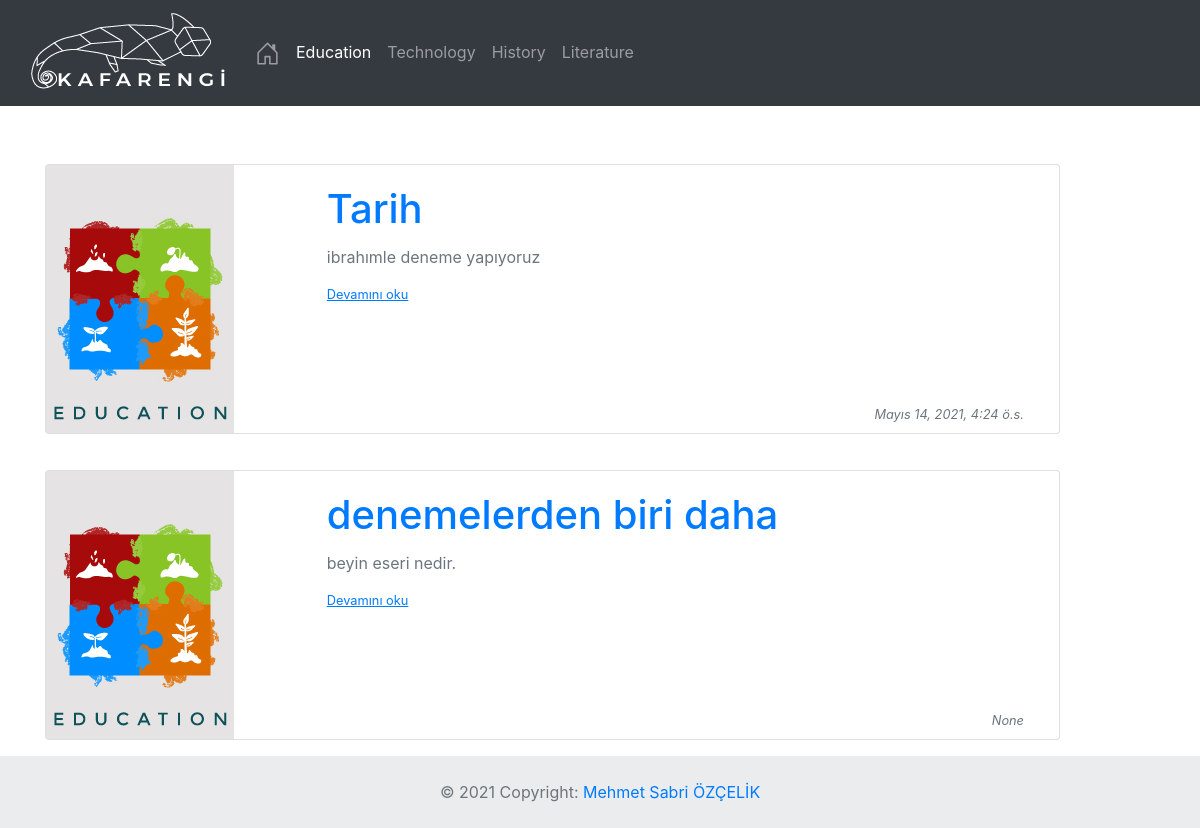
Page /egitim on the committed database.
### blog/models.py (models this page shows, shortened)
class Post(models.Model):
    imagedesc = models.CharField(max_length=100, verbose_name='resim')
    date_created = models.DateTimeField(auto_now_add=True)
    description = models.TextField()
    title = models.CharField(max_length=200)
    author = models.ForeignKey(
        'auth.User', on_delete=models.CASCADE,
    )
    body = RichTextUploadingField()
    def get_image_path(self):
        return '/img/' + str(self.imagedesc)

### blog/views.py (the view)
# urls.py: path('egitim', BlogListViewEgitim.as_view(), name = 'egitim'),
class BlogListViewEgitim(ListView):
    model = Post
    template_name='pages/egitim.html'
    ordering = ['-id']

### templates/pages/egitim.html (shortened to what this page needs)
{% extends 'layout.html' %}
{% load static %}
{% block content %}
{% for post in object_list %}
    {% if post.imagedesc == 'egitim.jpg' %}
                <div  class="row" style="margin-top:20px;">
                    <div class="col-md-11">
                        <div class="card-mb-3">
                            <div class="card mb-3">
                                <div class="row">
                                    <div class="col-md-3">
                                        <img src="{% static post.get_image_path %}">
                                    </div>
                                    <div class="col-md-9">
                                        <div class="card-body">
                                            <div class="card-title"><h1><a href='{% url "post_detail" post.pk %}' class="link-success">{{post.title}}</a></h1></div>
                                            <p class="card-title text-secondary">{{post.description |safe}}</p>
                                            <p class="card-text">
                                                <small class="text-muted"><a href='{% url "post_detail" post.pk %}' class="link-success" style="text-decoration: underline;">Devamını oku</a></small>
                                            </p>
                                        </div>
                                        <div class="div">
                                            <small class="text-muted font-italic float-right" style="margin-top: 80px; margin-right: 35px;">{{post.date_created}}</small>
                                        </div>
                                    </div>
                                </div>
                            </div>
                        </div>
                    </div>
                </div>
    {% endif %}
{% endfor %}
{% endblock %}

### blog/static/css/style.css (style rules this page uses)
a:link { text-decoration: none; }

### rows in the picture
Post: imagedesc (picture), title "Tarih", description "ibrahımle deneme yapıyoruz", date_created "Mayıs 14, 2021, 4:24 ö.s."
Post: imagedesc (picture), title "denemelerden biri daha", description "beyin eseri nedir.", date_created "None"
